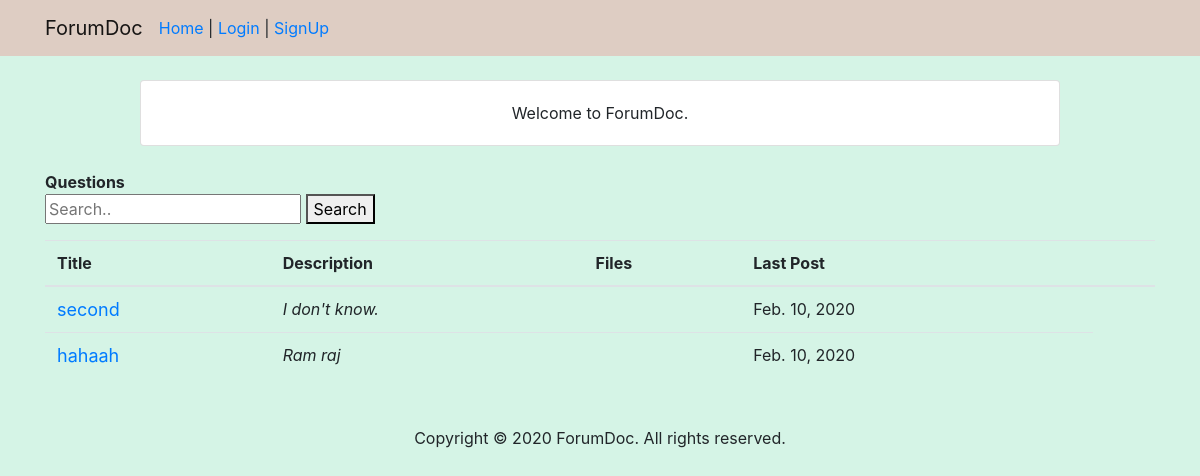
The app's page /, older data.
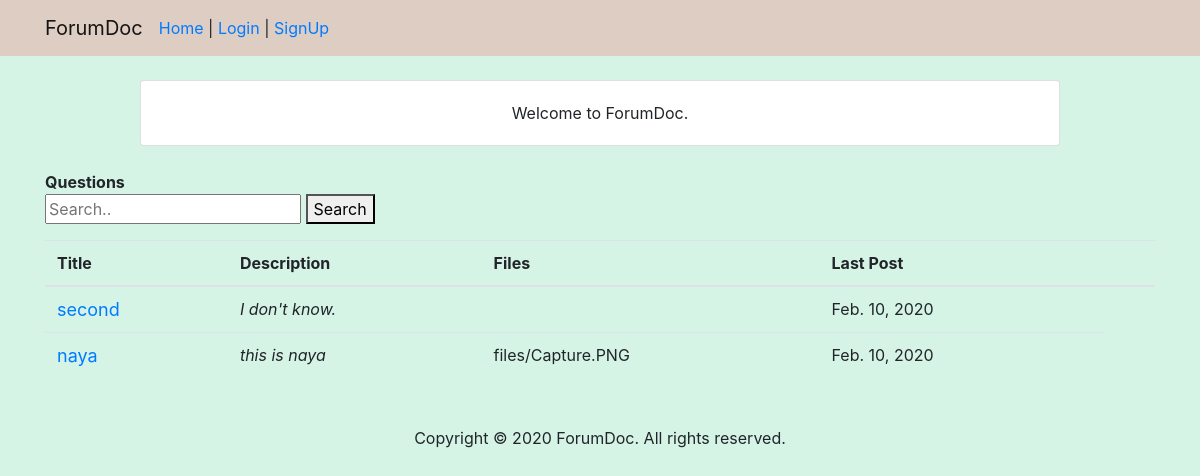
The same page, newer data.
### forum/models.py (models this page shows, shortened)
class Thread(models.Model):
    title=models.CharField(max_length=50)
    description=models.CharField(max_length=150)
    file = models.FileField(upload_to='files/', blank='True', null='True')
    date_created=models.DateField(auto_now_add=True)
    def get_latest_date(self):
        if self.reply_set.count()>0:
            return self.reply_set.latest('date_created').date_created
        return self.date_created

class Reply(models.Model):
    thread=models.ForeignKey(Thread, on_delete=models.CASCADE)
    user=models.ForeignKey(User, on_delete=models.CASCADE)
    message=models.TextField()
    date_created=models.DateField(auto_now_add=True)

### user/views.py (the view)
# urls.py: 2. Add a URL to urlpatterns:  path('', views.home, name='home')
def home(request):
    form=ThreadForm()
    threads = Thread.objects.all()
    context={'form':form, 'threads':threads}
    query=""
    try:
        if request.GET:
            query=request.GET['searchKey']
            thread = search(str(query))
            return render(request, 'home.html', {'threads': thread})
    except MultiValueDictKeyError:
        return render(request, 'home.html', context)
    return render(request, 'home.html', context)

### forum/forms.py
class ThreadForm(ModelForm):
    class Meta:
        model=Thread
        fields=('title', 'description', 'file')

### templates/home.html (shortened to what this page needs)
{% extends 'base.html' %}
{% block body %}
            <div class="pageTitle"><strong>Questions</strong></div>
            <form method = "GET">
              <input type ="text" name ="searchKey" placeholder="Search..">
              <button type="submit"> Search </button>
            </form>
            <table class="table mb-0">
              <thead>
                <tr>
                  <th>Title</th>
                  <th>Description</th>
                  <th>Files</th>
                  <th>Last Post</th>
                  <th> </th>
                </tr>
              </thead>
              <tbody>
                {% for t in threads %}
                <tr>
                  <td>
                    <a href="/thread/{{t.id}}/" style="font-size: 18px;" class="blue">
                      {{ t.title }}
                    </a>
                  </td>
                  <td><em>{{ t.description }}</em></td>
                  <td>{{ t.file }}</td>
                  <td>{{ t.get_latest_date }} &nbsp;</td>
                  {% endfor %}
                </tbody>
            </table>
{% endblock %}

Row changes from the older to the newer data that the page shows:
removed Thread: title "hahaah", description "Ram raj", get_latest_date "Feb. 10, 2020"
added Thread: title "naya", description "this is naya", file "files/Capture.PNG", get_latest_date "Feb. 10, 2020"
